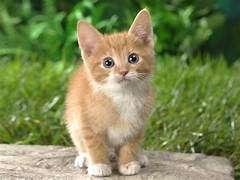
%> input picture catimage.jpg, 240 x 180 px
$ octave exp_7.m   (GNU Octave 9; MATLAB toolbox functions it lacks are replaced by stand-ins)
%> lines starting %> are read from the running program, lines starting %| are printed output that depends on the picture
a = imread("catimage.jpg");
%> a is the input picture: size 180x240x3 uint8; mean R, G, B 124.7, 134.9, 84.6
b = rgb2gray(a);
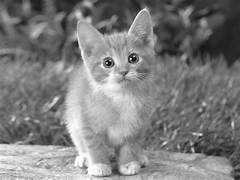
%> b: size 180x240 uint8; min 0, max 255, mean 126.1

% Define kernel
kernel = ones(11, 11) / 121;

% Perform Fourier Transform of the image and kernel
f_b = fft2(b);
f_k = fft2(kernel, size(b, 1), size(b, 2));

% Perform Fourier domain multiplication
f_i = f_b .* f_k;

% Inverse Fourier Transform to get the filtered image
f_if = ifft2(f_i);
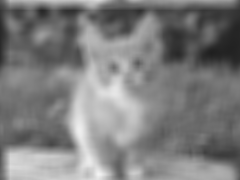
%> f_if: size 180x240 double; min 31.58, max 243.9, mean 126.1

% Display the filtered image
imshow(uint8(f_if));

% Calculate power spectrum
ps = (f_i .* conj(f_i)) / (size(b, 1) * size(b, 2));
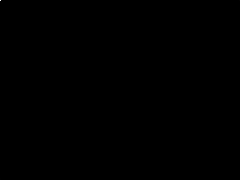
%> ps: size 180x240 double; min 1.08e-11, max 686838961.2, mean 17703.7; drawn with min black and max white

% Calculate the image with inverse filter
im = (conj(f_k) .* f_i) ./ (ps + 0.01); % Adding small value to avoid division by zero

% Inverse Fourier Transform to get the filtered image
im_if = ifft2(im);
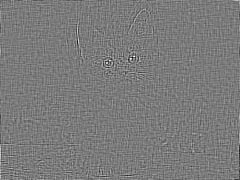
%> im_if: size 180x240 double; min -0.589, max 0.631, mean 1.84e-07; drawn with min black and max white

% Display the image after inverse filtering
figure;
imshow(uint8(im_if));

$ run again, with dogimg.jpg copied over catimage.jpg
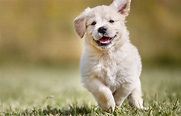
%> input picture dogimg.jpg, 181 x 116 px
%> a is the input picture: size 116x181x3 uint8; mean R, G, B 160.2, 146.5, 106.9
%> `f_if = ifft2(f_i);`:
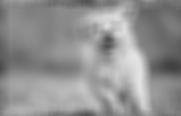
%> f_if: size 116x181 double; min 64.35, max 228, mean 146.1
%> `im_if = ifft2(im);`:
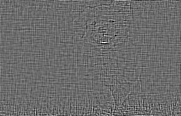
%> im_if: size 116x181 double; min -0.463, max 0.628, mean 3.26e-07; drawn with min black and max white

$ run again, with imgexp4.jpg copied over catimage.jpg
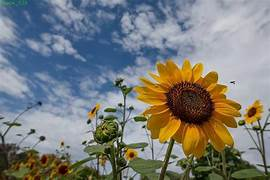
%> input picture imgexp4.jpg, 270 x 180 px
%> a is the input picture: size 180x270x3 uint8; mean R, G, B 121.8, 124.6, 123.1
%> `f_if = ifft2(f_i);`:
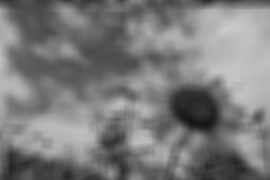
%> f_if: size 180x270 double; min 19.75, max 202.3, mean 123.6
%> `im_if = ifft2(im);`:
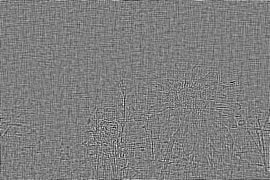
%> im_if: size 180x270 double; min -0.348, max 0.352, mean 1.67e-07; drawn with min black and max white

$ run again, with imgexp5.jpg copied over catimage.jpg
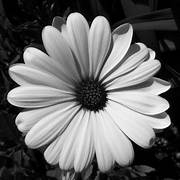
%> input picture imgexp5.jpg, 180 x 180 px
%> a is the input picture: size 180x180x3 uint8; min 0, max 255, mean 104.8
%> `f_if = ifft2(f_i);`:
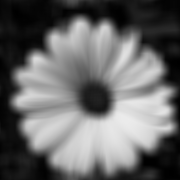
%> f_if: size 180x180 double; min 0.76, max 236.1, mean 104.8
%> `im_if = ifft2(im);`:
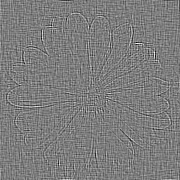
%> im_if: size 180x180 double; min -0.323, max 0.334, mean 2.94e-07; drawn with min black and max white
